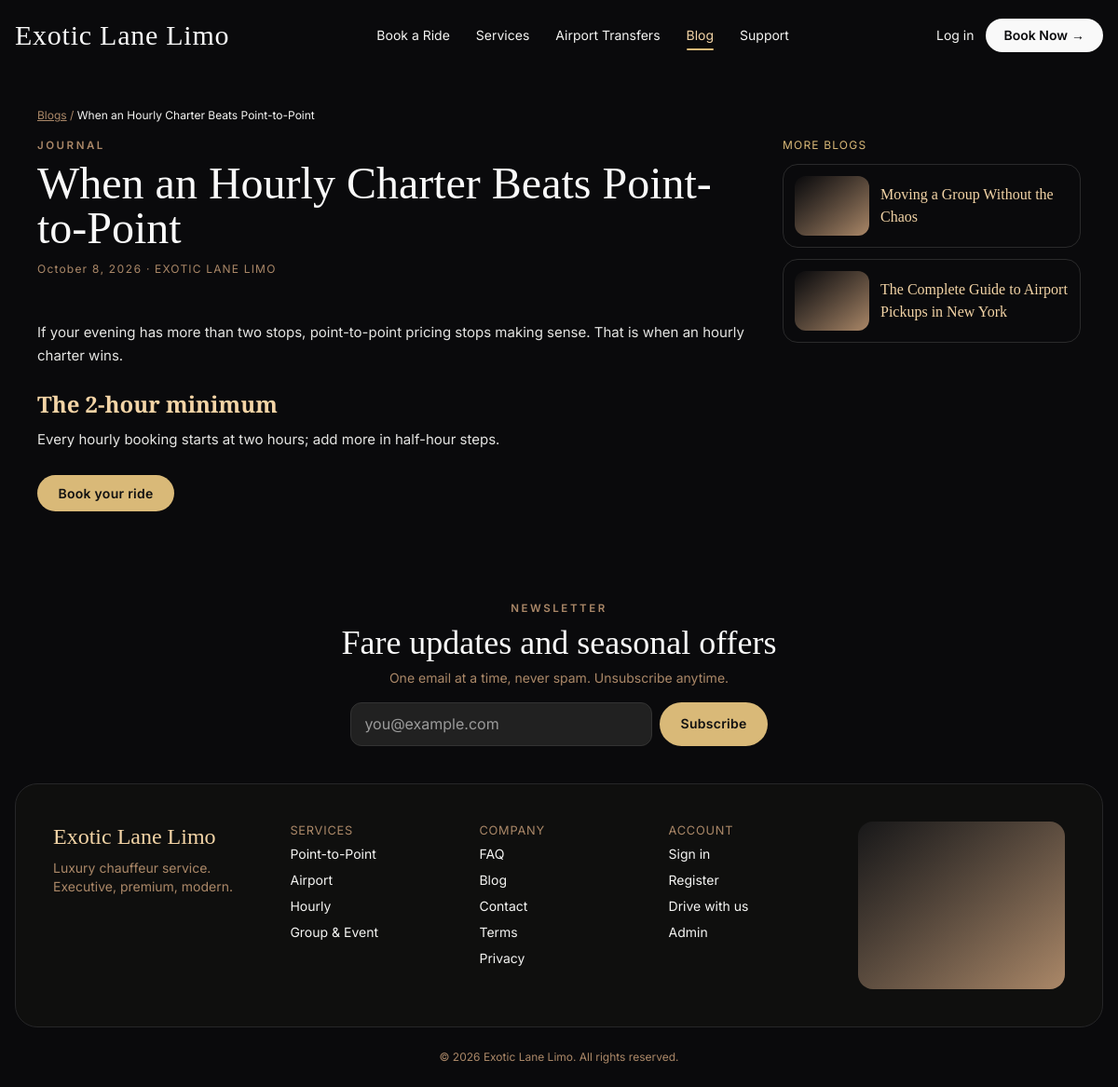
Screenshot of /services/blogs/read.php?slug=hourly-charter-guide with the database file from the repository.
### tables this page shows
CREATE TABLE IF NOT EXISTS blog_posts (
  id BIGINT UNSIGNED NOT NULL AUTO_INCREMENT PRIMARY KEY,
  slug VARCHAR(150) NOT NULL,
  title VARCHAR(190) NOT NULL,
  excerpt VARCHAR(255) NULL,
  body MEDIUMTEXT NULL,
  cover VARCHAR(255) NULL,
  meta_title VARCHAR(190) NULL,
  meta_description VARCHAR(255) NULL,
  meta_keywords VARCHAR(255) NULL,
  status ENUM('draft','published') NOT NULL DEFAULT 'draft',
  published_at DATETIME NULL,
  created_at DATETIME NOT NULL DEFAULT CURRENT_TIMESTAMP,
  updated_at DATETIME NOT NULL DEFAULT CURRENT_TIMESTAMP ON UPDATE CURRENT_TIMESTAMP,
  UNIQUE KEY uq_blog_slug (slug),
  KEY idx_blog_status (status, published_at)
);

### app/Helpers/functions.php (called while the page is built, shortened)
<?php
function url(string $path = ''): string
{
    return SITE_URL . '/' . ltrim($path, '/');
}
function e(mixed $v): string
{
    return htmlspecialchars((string)($v ?? ''), ENT_QUOTES | ENT_SUBSTITUTE, 'UTF-8');
}
function cover_url(?string $cover, int $w = 1200): string
{
    $c = trim((string)$cover);
    return unsplash_url($c, $w);
}
function unsplash_url(string $photoId, int $w = 1200): string
{
    $id = trim($photoId);
    $q = $w <= 600 ? 55 : 62;
    return 'https://images.unsplash.com/' . rawurlencode($id) . '?auto=format&fit=crop&w=' . $w . '&q=' . $q;
}

### services/blogs/read.php (the view, shortened to what this page needs)
<?php
require_once __DIR__ . '/../../app/bootstrap.php';
require_once __DIR__ . '/../../app/richtext.php';
$pdo = Database::pdo();
$slug = slugify(trim((string)($_GET['slug'] ?? '')));
$st = $pdo->prepare("SELECT * FROM blog_posts WHERE slug = ? AND status = 'published' LIMIT 1");
$st->execute([$slug]);
$post = $st->fetch();
$others = $pdo->prepare("SELECT slug, title, cover, published_at FROM blog_posts WHERE status = 'published' AND id != ? ORDER BY published_at DESC, id DESC LIMIT 3");
$others->execute([(int)$post['id']]);
$related = $others->fetchAll();
?>
<div class="max-w-6xl mx-auto px-4 py-10">
  <p class="text-xs"><a class="underline text-[#AB8868]" href="<?= url('services/blogs/index.php') ?>">Blogs</a> <span class="text-[#AB8868]">/</span> <span class="text-[#F5F5F3]"><?= e($post['title']) ?></span></p>
  <div class="grid lg:grid-cols-[1fr_320px] gap-8 mt-4 items-start">
    <article class="min-w-0">
      <p class="eyebrow">Journal</p>
      <h1 class="font-display text-4xl md:text-5xl text-[#F9F9F9] mt-2"><?= e($post['title']) ?></h1>
      <p class="tabular text-xs tracking-widest text-[#AB8868] mt-3"><?= e(date('F j, Y', strtotime($post['published_at'] ?? $post['created_at']))) ?> · EXOTIC LANE LIMO</p>
      <div class="mt-6 text-[15px] leading-relaxed text-[#E5E5E3] space-y-4 blog-body"><?= render_rich_text($post['body']) ?></div>
      <div class="mt-8">
        <a href="<?= url('services/booking.php') ?>" class="btn-gold rounded-full text-sm px-8 py-3">Book your ride</a>
      </div>
    </article>
    <?php if ($related): ?>
    <aside class="lg:sticky lg:top-20" aria-label="More blogs">
      <p class="tabular text-xs tracking-widest text-[#D9B978]">MORE BLOGS</p>
      <div class="mt-3 space-y-3">
        <?php foreach ($related as $r): ?>
        <a href="<?= url('services/blogs/read.php?slug=' . urlencode($r['slug'])) ?>" class="group flex items-center gap-3 rounded-2xl border border-[#2a2a2b] hover:border-[#C8A96B] p-3">
<?php $relCover = cover_url($r['cover'], 400); if ($relCover !== ''): ?>
    <span class="w-20 h-16 shrink-0 rounded-xl overflow-hidden bg-gradient-to-br from-[#0A0A0C] to-[#AB8868]">
          </span>
          <?php endif; ?>
          <span class="font-display text-base text-[#F3D4A6]"><?= e($r['title']) ?></span>
        </a>
        <?php endforeach; ?>
      </div>
    </aside>
    <?php endif; ?>
  </div>
</div>
<?php
require APP_ROOT . '/views/layouts/public.php';

### app/richtext.php (shortened to what this page needs)
<?php
function clean_html(?string $html): string
{
    $html = trim((string)$html);
    $html = preg_replace('#<(script|style|iframe|object|embed|form|input|button)\b[^>]*>.*?</\1>#is', '', $html) ?? '';
    $html = strip_tags($html, '<p><br><b><strong><i><em><u><s><a><ul><ol><li><h2><h3><h4><blockquote>');
    $html = preg_replace_callback('~<a\b([^>]*)>~i', static function (array $m): string {
        $attrs = $m[1];
        $href = '';
        if (preg_match('~\bhref\s*=\s*"([^"]*)"~i', $attrs, $h)) $href = $h[1];
        elseif (preg_match("~\bhref\s*=\s*'([^']*)'~i", $attrs, $h)) $href = $h[1];
        elseif (preg_match('~\bhref\s*=\s*([^\s>]+)~i', $attrs, $h)) $href = $h[1];
        if ($href === '' || preg_match('~^(?:https?://|mailto:|\#)~i', $href) !== 1) return '<a>';
        return '<a href="' . htmlspecialchars($href, ENT_QUOTES | ENT_HTML5, 'UTF-8') . '">';
    }, $html) ?? $html;
    return html_entity_decode($html, ENT_QUOTES | ENT_HTML5, 'UTF-8');
}
function render_rich_text(?string $html): string
{
    $html = clean_html($html);
    $html = preg_replace('#<p>(?:\s|<br\s*/?>)*</p>#i', '', $html) ?? $html;
    $html = preg_replace('#\s+style\s*=\s*("[^"]*"|\'[^\']*\')#i', '', $html) ?? $html;
    $html = preg_replace('#\s+class\s*=\s*("[^"]*"|\'[^\']*\')#i', '', $html) ?? $html;
    return $html;
}

### assets/css/app.css (style rules this page uses)
:root { --black:#0A0A0C; --deep:#0F0F0E; --charcoal:#181819; --input:#212121; --champagne:#F3D4A6; --champagne-lt:#F7E2BF; --gold:#D9B978; --gold-mute:#C8A96B; --tan:#AB8868; --ivory:#F9F9F9; --soft:#F5F5F3; --border:#E5E5E3; --cta:#F9F9F9; --cta-h:#F3D4A6; --err:#A3322F; --err-deep:#8E2B29; }
html { scroll-behavior:smooth }
body { background:var(--black);color:var(--soft); }
.font-display { font-family:"Cormorant Garamond",Georgia,serif }
.font-ui { font-family:Inter,system-ui,sans-serif }
.btn-gold { background:var(--gold);color:#111;padding:.7rem 1.4rem;font-weight:600;letter-spacing:.02em }
.eyebrow { font-size:.72rem;letter-spacing:.22em;text-transform:uppercase;color:var(--tan);font-weight:600 }
.tabular { font-variant-numeric:tabular-nums }
.blog-body>*:first-child { margin-top:0 }
.blog-body p { margin-top:.75rem }
.blog-body h2 { font-family:"Cormorant Garamond",Georgia,serif;font-size:1.5rem;line-height:1.2;color:var(--champagne);margin:1.6rem 0 .1rem;font-weight:600 }

### rows the page displays
blog_posts: title "When an Hourly Charter Beats Point-to-Point", published_at "October 8, 2026", body "If your evening has more than two stops, point-to-point pricing stops making sense. That is when an hourly charter wins. The 2-hour minimum Every hourly booking starts at two hours; add more in half-hour steps."
blog_posts: title "Moving a Group Without the Chaos"
blog_posts: title "The Complete Guide to Airport Pickups in New York"
